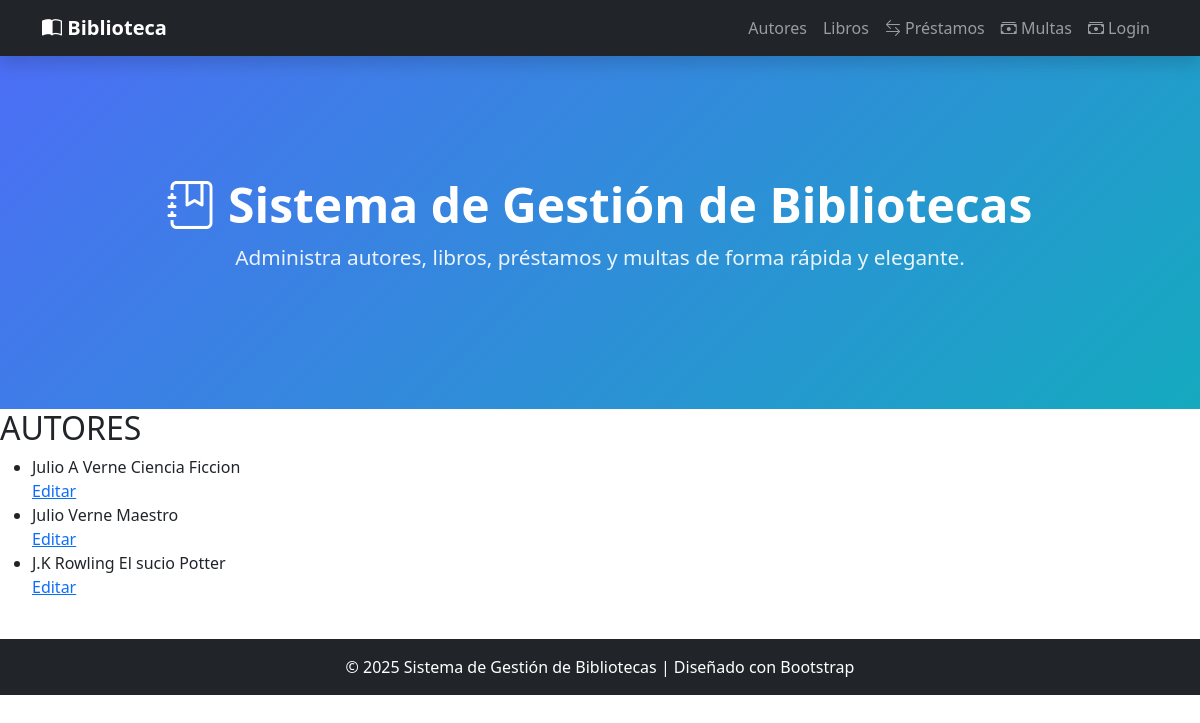
The app's page /autores/, older data.
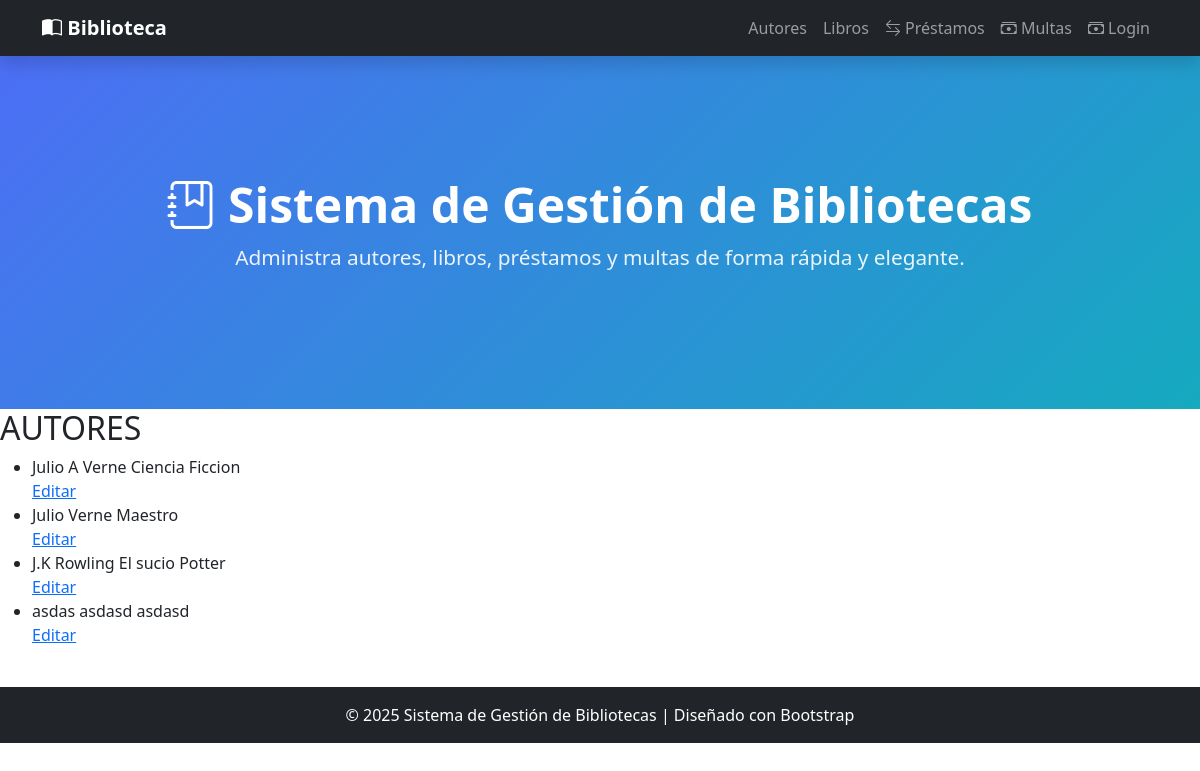
The same page, newer data.
### gestion/models.py (models this page shows, shortened)
class Autor(models.Model):
    nombre = models.CharField(max_length=50)
    apellido = models.CharField(max_length=50)
    bibliografia = models.CharField(max_length=200,blank=True, null=True)

### gestion/views.py (the view)
# urls.py: path('autores/',lista_autores, name="lista_autores"),
def lista_autores(request):
    autores = Autor.objects.all() #Devuelve toda la lista
    return render(request, 'gestion/templates/autores.html',{'autores':autores})

### gestion/templates/autores.html
{% extends "index.html" %}
{% block contenido %}
<h2> AUTORES </h2>
<ul> {% for autor in autores%}
    <li>
        <td>{{ autor.nombre }}
        </td>
        <td>
            {{ autor.apellido }}
        </td>
        <td>{{ autor.bibliografia }}
        </td>
    </li>
    <td>
        <a href="{% url 'editar_autores' autor.id%}"> Editar </a>
    </td>
    {% endfor %}
</ul>
{% endblock %}

Row changes from the older to the newer data that the page shows:
added Autor: nombre "asdas", apellido "asdasd", bibliografia "asdasd"
